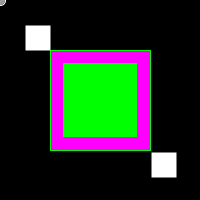
Frame 1 (no input)
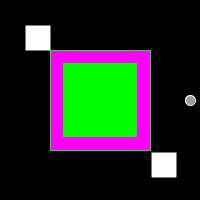
Frame 60 (the mouse pressed at the canvas centre just before this capture)
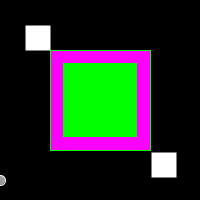
Frame 120 (the mouse held since frame 60 and released just before this capture)

The Processing sketch that drew these frames (run headless with seeded random() and noise(); from frame 60 on, the mouse is pressed at the canvas centre):

// Processing sketch: processing_79177
// ── processing_79177.pde

int x= 0;
int y = 0;
int speed = 5;
int my = 10;
int mx = 50; 
int spacing = 20;
int rectwidth = 100;
float rw = 100;
float ry = 0; 

float speed1 = 5;
float gravity = 0.5;

int state = 0;

void setup() {
  size (200,200);

}
void draw () { 
  background (0);
  stroke(0,255,0);
  fill(255,0,255);
  rectMode (CENTER); // rectangle in centre of screen
  rect(100,100,100,100); // size of rectangle
  fill(0,255,0);
  stroke(255,0,255);
  rectMode(CENTER); 
  rect( 100,100,75,75);
  fill(255);
  noStroke();
  rectMode(CENTER);
  rect(38,38,25,25);
  rectMode(CENTER);
  rect(164,165,25,25);
  fill (155);
  stroke (255);
  ellipse (x,y,10,10); // moving ball around the window
 
  if (state == 0){
    x=x+speed;
    if (x >width-10) {
      x=width-10;
      state = 1;  
    }
  } else if (state == 1) {
    y=y + speed;
    if (y>height-10) {
      y= height -10;
      state = 2;
    }
  } else if (state == 2) {
    x=x - speed;
    if ( x<0 ){
      x=0;
      state= 3;
    }
  } else if (state == 3) {
    y = y - speed;
    if ( y < 0 ) {
      y = 0;
      state = 0; 
      
 
      
      fill (255);
      noStroke();
      rectMode(CENTER);
      rect ( rw,ry,10,10);
      
      ry = ry + speed1; 
      
      speed1 = speed1 + gravity; 
      
      // if the circle reaches the bottom, reverse speed
      if (ry > height) {
        ry = height; 
        speed1=speed1 * - 0.95;
      }
    }
  }
}
  
    
    
   
      

    
  
